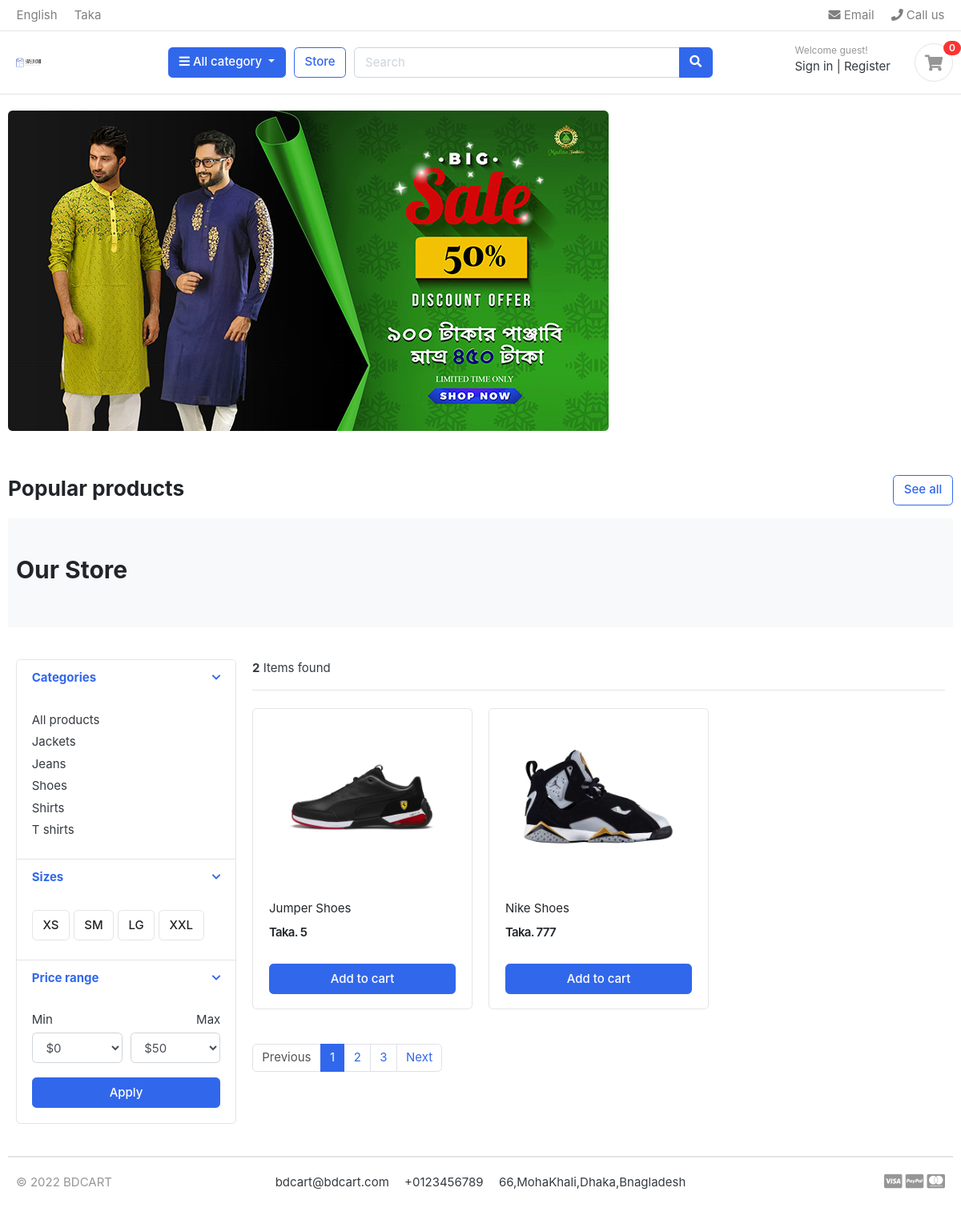
Screenshot of /store/category/shoes/ with the database file from the repository.
### category/models.py (models this page shows, shortened)
class Category(models.Model):
    category_name = models.CharField(max_length=50, unique=True)
    slug = models.SlugField(max_length=100, unique=True)
    description = models.TextField(max_length=255, blank=True)
    cat_image = models.ImageField(upload_to='photos/categories', blank=True)
    class Meta:
        verbose_name = 'category'
        verbose_name_plural = 'categories'
    def get_url(self):
            return reverse('products_by_category', args=[self.slug])

### store/models.py (models this page shows, shortened)
class Product(models.Model):
    product_name    = models.CharField(max_length=200, unique=True)
    slug            = models.SlugField(max_length=200, unique=True)
    description     = models.TextField(max_length=500, blank=True)
    price           = models.IntegerField()
    images          = models.ImageField(upload_to='photos/products')
    stock           = models.IntegerField()
    is_available    = models.BooleanField(default=True)
    category        = models.ForeignKey(Category, on_delete=models.CASCADE)
    created_date    = models.DateTimeField(auto_now_add=True)
    modified_date   = models.DateTimeField(auto_now=True)
    def get_url(self):
        return reverse('product_detail', args=[self.category.slug, self.slug])

### store/views.py (the view)
# urls.py: path('store/',include('store.urls')),
def store(request, category_slug=None):
    categories = None
    products = None
    if category_slug != None:
        categories = get_object_or_404(Category, slug=category_slug)
        products = Product.objects.filter(category=categories, is_available=True)
        product_count = products.count()
    else:
        products = Product.objects.all().filter(is_available=True).order_by('id')
        product_count = products.count()
    context = {
        'products': products,
        'product_count': product_count,
    }
    return render(request, 'store/store.html', context)

### carts/context_processors.py (called while the page is built)
def counter(request):
    cart_count=0
    if 'admin' in request.path:
        return()
    else:
        try:
            cart=Cart.objects.filter(cart_id=_cart_id(request))
            cart_items=CartItem.objects.all().filter(cart=cart[:1])
            for cart_item in cart_items:
                cart_count+=cart_item.quantity
        except Cart.DoesNotExist:
            cart_count=0
    return dict(cart_count=cart_count)

### carts/views.py (called while the page is built)
def _cart_id(request):
    cart = request.session.session_key
    if not cart:
        cart = request.session.create()
    return cart

### category/context_processors.py (called while the page is built)
def menu_links(request):
 links =Category.objects.all()
 return dict(links=links)

### templates/store/store.html (shortened to what this page needs)
{% extends 'base.html' %}
{% load static %}
{% block content %}
<section class="section-pagetop bg">
    <div class="container">
        <h2 class="title-page">Our Store</h2>
    </div>
    </section>
    <section class="section-content padding-y">
    <div class="container">
    <div class="row">
        <aside class="col-md-3">
    <div class="card">
        <article class="filter-group">
            <header class="card-header">
                <a href="#" data-toggle="collapse" data-target="#collapse_1" aria-expanded="true" class="">
                    <i class="icon-control fa fa-chevron-down"></i>
                    <h6 class="title">Categories</h6>
                </a>
            </header>
            <div class="filter-content collapse show" id="collapse_1" style="">
                <div class="card-body">
                    <ul class="list-menu">
                    <li><a href="{% url 'store' %}">All products</a></li>
                    {% for category in links %}
                    <li><a href="{{category.get_url}}">{{category.category_name}}</a></li>
                    {% endfor %}
                    </ul>
                </div>
            </div>
        </article>
        <article class="filter-group">
            <header class="card-header">
                <a href="#" data-toggle="collapse" data-target="#collapse_4" aria-expanded="true" class="">
                    <i class="icon-control fa fa-chevron-down"></i>
                    <h6 class="title">Sizes </h6>
                </a>
            </header>
            <div class="filter-content collapse show" id="collapse_4" style="">
                <div class="card-body">
                  <label class="checkbox-btn">
                    <span class="btn btn-light"> XS </span>
                  </label>
                  <label class="checkbox-btn">
                    <span class="btn btn-light"> SM </span>
                  </label>
                  <label class="checkbox-btn">
                    <span class="btn btn-light"> LG </span>
                  </label>
                  <label class="checkbox-btn">
                    <span class="btn btn-light"> XXL </span>
                  </label>
            </div>
            </div>
        </article>
        <article class="filter-group">
            <header class="card-header">
                <a href="#" data-toggle="collapse" data-target="#collapse_3" aria-expanded="true" class="">
                    <i class="icon-control fa fa-chevron-down"></i>
                    <h6 class="title">Price range </h6>
                </a>
            </header>
            <div class="filter-content collapse show" id="collapse_3" style="">
                <div class="card-body">
                    <div class="form-row">
                    <div class="form-group col-md-6">
                      <label>Min</label>
                          <select class="mr-2 form-control">
                            <option value="0">$0</option>
                        </select>
                    </div>
                    <div class="form-group text-right col-md-6">
                      <label>Max</label>
                          <select class="mr-2 form-control">
                            <option value="50">$50</option>
                        </select>
                    </div>
                    </div>
                    <button class="btn btn-block btn-primary">Apply</button>
                </div>
            </div>
        </article>
    </div>
        </aside>
        <main class="col-md-9">
    <header class="border-bottom mb-4 pb-3">
            <div class="form-inline">
                <span class="mr-md-auto"><b>{{ products.count }}</b> Items found </span>
            </div>
    </header>
    <div class="row">
        {% for product in products %}
        <div class="col-md-4">
            <figure class="card card-product-grid">
                <div class="img-wrap">
                    <img src={{product.images.url}}>
                </div>
                <figcaption class="info-wrap">
                    <div class="fix-height">
                        <a href="{{product.get_url}}" class="title">{{ product.product_name }}</a>
                        <div class="price-wrap mt-2">
                            <span class="price">Taka. {{product.price}}</span>
                        </div>
                    </div>
                    <a href="{% url 'add_cart' product.id %}" class="btn btn-block btn-primary">Add to cart </a>
                </figcaption>
            </figure>
        </div>
        {% endfor %}
    </div>
    <nav class="mt-4" aria-label="Page navigation sample">
      <ul class="pagination">
        <li class="page-item disabled"><a class="page-link" href="#">Previous</a></li>
        <li class="page-item active"><a class="page-link" href="#">1</a></li>
        <li class="page-item"><a class="page-link" href="#">2</a></li>
        <li class="page-item"><a class="page-link" href="#">3</a></li>
        <li class="page-item"><a class="page-link" href="#">Next</a></li>
      </ul>
    </nav>
        </main>
    </div>
    </div>
    </section>
{% endblock %}

### static/css/ui.css (style rules this page uses)
html { font-family: "Inter", sans-serif; font-size: 15px; }
.img-wrap { text-align: center; display: block; }
.img-wrap img { max-width: 100%; }
.price-wrap { letter-spacing: -0.7px; }
.padding-y { padding-top: 40px; padding-bottom: 40px; }
figure { margin-bottom: 0; }
article:after, .form-group:after { display: block; clear: both; content: ""; }
.bg { background-color: #f8f9fa; }
.title-page { color: #212529; }
.btn-light { background-color: #fff; border-color: #e4e4e4; }
[class*=list-] li:after { visibility: hidden; display: block; content: ""; overflow: hidden; height: 0; clear: both; }
.list-menu { list-style: none; margin: 0; padding-left: 0; }
.list-menu li { margin-bottom: 5px; }
.list-menu a { color: #343a40; }
[class*=card-product] a.title { color: #212529; display: block; }
[class*=card-product] .img-wrap { overflow: hidden; position: relative; }
[class*=card-product] .img-wrap img { height: 100%; max-width: 100%; width: auto; display: inline-block; -o-object-fit: cover; object-fit: cover; }
.card-product-grid { margin-bottom: 20px; }
.card-product-grid .img-wrap { border-radius: 0.2rem 0.2rem 0 0; height: 220px; }
.card-product-grid .info-wrap { overflow: hidden; padding: 18px 20px; }
.card-product-grid .fix-height { height: 80px; overflow: hidden; }
.card .img-wrap { overflow: hidden; }
.price { font-weight: 600; color: #212529; }
.icon-control { margin-top: 5px; float: right; font-size: 80%; }
.card-header .title { margin-bottom: 0; line-height: 1.5; }
.filter-group { border-bottom: 1px solid #e4e4e4; }
.filter-group .card-header { border-bottom: 0; }
.filter-group:last-child { border-bottom: 0; }
.checkbox-btn { position: relative; }
.section-pagetop { padding: 45px 0; }

### rows the page displays
Category: category_name "Jackets"
Category: category_name "Jeans"
Category: category_name "Shoes"
Category: category_name "Shirts"
Category: category_name "T shirts"
Product: images (picture), product_name "Jumper Shoes", price "5"
Product: images (picture), product_name "Nike Shoes", price "777"

### other values shown
{{ cart_count }} "0"
{{ products.count }} "2"
